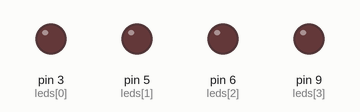
The sketch below on a simulated Arduino Uno, built with avr-gcc and run on an emulated ATmega328P. On the bench: output pins drawn as LEDs (lit = HIGH).

Above: at 0.15 s.
At 4.96 s:
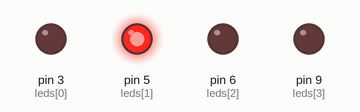
At 11.57 s:
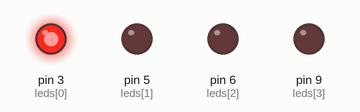
At 17.89 s:
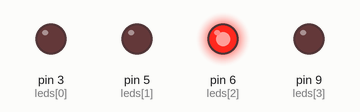
At 39.84 s:
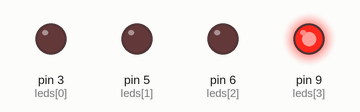
Timing chart, 0 to 40.0 s (numbered marks = the images above):
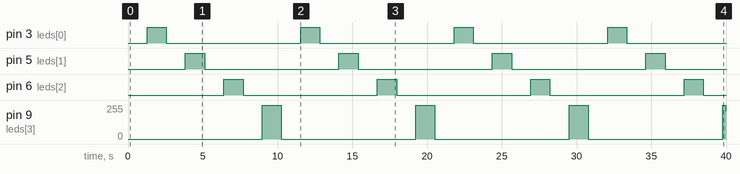

The sketch:

sketch.ino
```cpp
int leds[] = {3, 5, 6, 9};
int numLeds = 4;
int brilho = 0;
int tempo = 5;  // velocidade do fade (ms)

void setup() {
  for (int i = 0; i < numLeds; i++) {
    pinMode(leds[i], OUTPUT);
  }
}

void loop() {
  for (int i = 0; i < numLeds; i++) {
    // acende LED atual com fade in
    for (brilho = 0; brilho <= 255; brilho++) {
      analogWrite(leds[i], brilho);
      delay(tempo);
    }
    // apaga LED atual com fade out
    for (brilho = 255; brilho >= 0; brilho--) {
      analogWrite(leds[i], brilho);
      delay(tempo);
    }
  }
}
```

Measured:
- by itself, pin 3 (leds[0]), pin 5 (leds[1]), pin 6 (leds[2]): alternates HIGH for 1.3 s and LOW for 9.0 s
- by itself, pin 9 (leds[3]): 0/255 → 255/255 at 9.0 s, → 0/255 1.3 s later, → 255/255 9.0 s later, → 0/255 1.3 s later, … (8 changes in this stretch)
